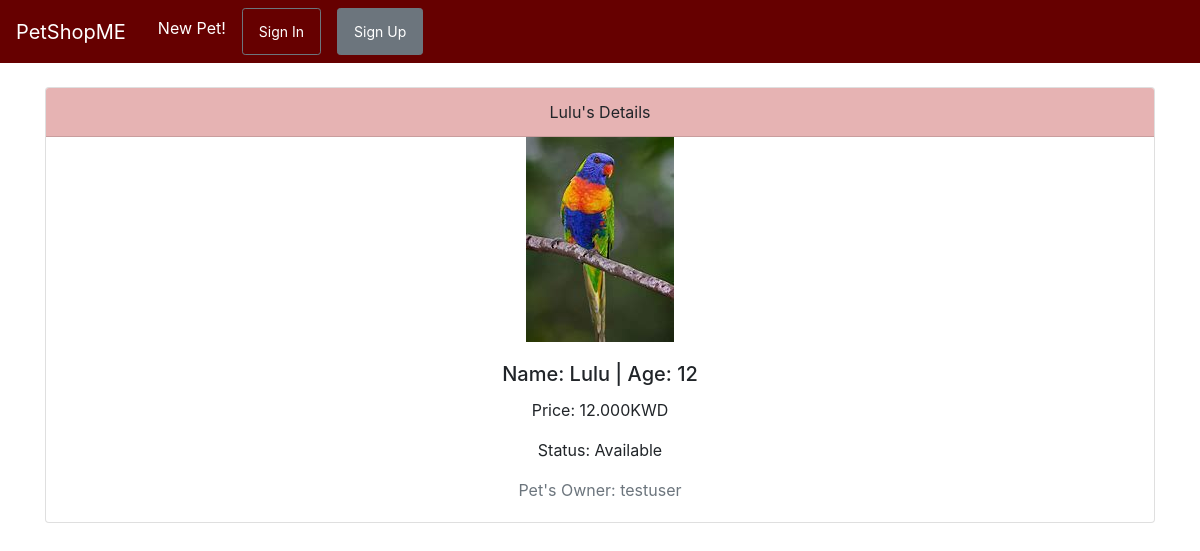
The app's page /petshop/5/ with its own data.
### petshop/models.py (models this page shows, shortened)
class PetModel(models.Model):
	owner=models.ForeignKey(User, default=1, on_delete=models.CASCADE)
	name=models.CharField(max_length=30)
	age=models.IntegerField()
	available=models.BooleanField(default=True)
	image=models.ImageField(null=True, blank=True)
	price=models.DecimalField(max_digits=5, decimal_places=3)

### petshop/views.py (the view)
# urls.py: path('petshop/<int:pet_id>/', views.pet_detail,name="pet-detail"),
def pet_detail(request,pet_id):
	pet = PetModel.objects.get(id=pet_id)
	context = {
		"pet": pet,
	}
	return render(request, 'pet_detail.html', context)

### petshop/templates/pet_detail.html (shortened to what this page needs)
{% extends "base.html" %}
{% block content %}
<div class="card text-center">
  <div class="card-header" style="background-color: #e6b3b3 ; color: 000034;">
    <span class="text-capitalize">{{pet.name}}</span>'s Details
  </div>
  <div>
  <img src="{{pet.image.url}}" class="img-fluid">
</div>
  <div class="card-body">
    <h5 class="card-title" style="color: 000034;">Name: <span class="text-capitalize">{{pet.name}}</span> |  Age: {{pet.age}}</h5>
    <p class="card-text" style="color: 000034;">Price: {{pet.price}}KWD</p>
    {% if pet.available == True %}
      <p class="card-text">Status: Available</p>
    {% endif %}
      <p class="card-text text-muted">Pet's Owner: {{pet.owner}}</p>
  </div>
</div>
{% endblock content %}

### records on screen
PetModel: name "Lulu", image (picture), age "12", price "12.000", owner "testuser"
